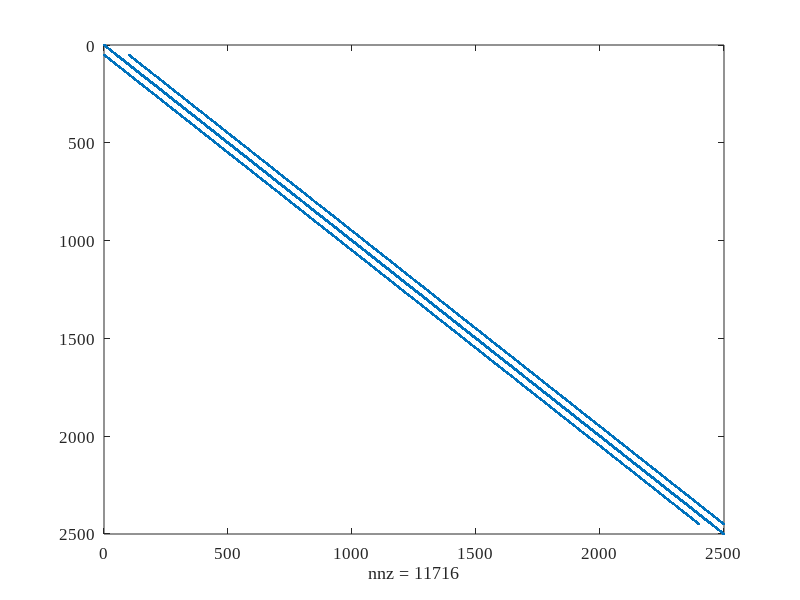
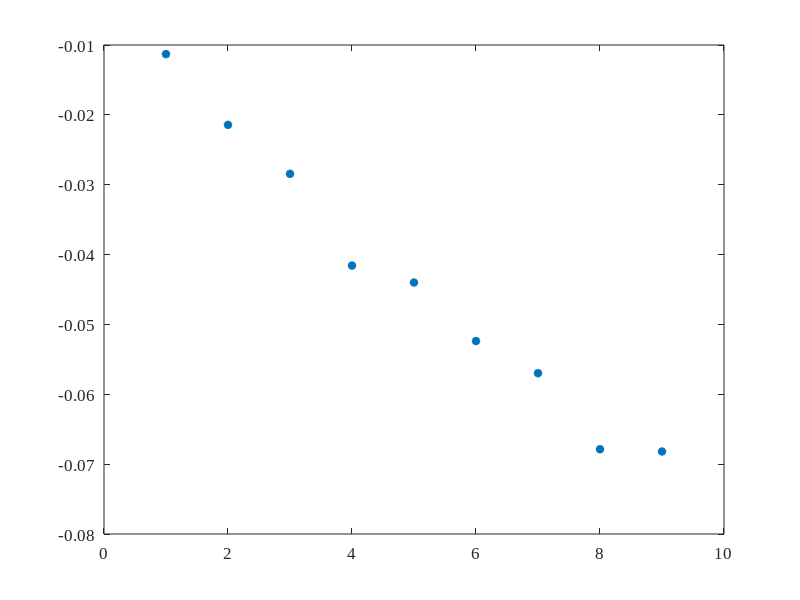
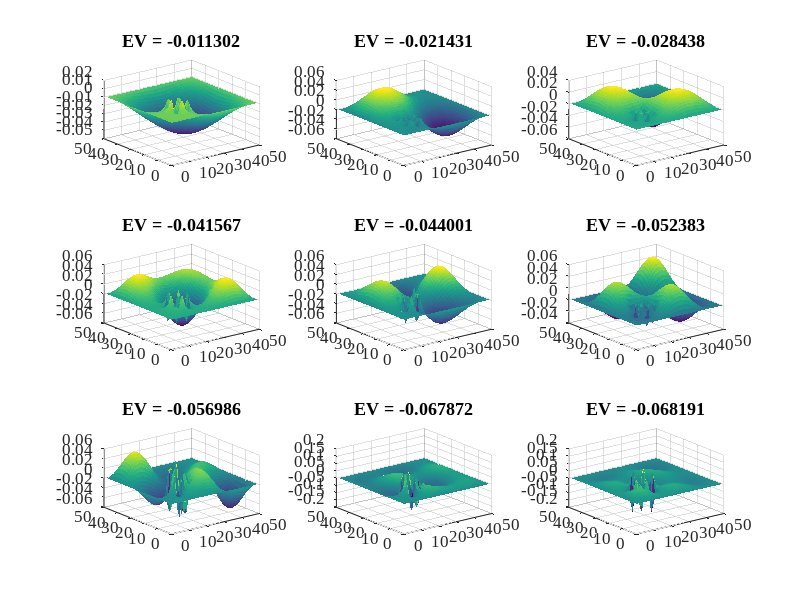

MATLAB code to generate these figures, in order:
%% 
%  
%
%  Author: Ragini Bakshi, Feb 2021
%  Structure and Problem provided by: Professor Smy, 2021

set(0,'DefaultFigureWindowStyle','docked')
set(0, 'defaultaxesfontsize', 12)
set(0, 'defaultaxesfontname', 'Times New Roman')
set(0, 'DefaultLineLineWidth',2);

clear all
close all

nx = 50;
ny = 50;
V = zeros(nx,ny);
G = sparse(nx*ny, nx*ny);

for i = 1:nx
    for j = 1:ny
        m = j + (i - 1)*ny;
        mxm = j + (i - 2)*ny;
        mxp = j + (i)*ny;
        mym = j-1 + (i - 1)*ny;
        myp = j+1 + (i-1)*ny;
                
        if i == 1 || j == 1 || j == ny || i == nx       % sets diagonal 1 and all other values = 0
            G(m,:) = 0;
            G(m,m) = 1;
            
        elseif i > 10 && i < 20 && j > 10 && j < 20     % part ix: changing material has this effect
            G(m,m) = -2;
            G(m,mxm) = 1;
            G(m,mxp) = 1;
            G(m,mym) = 1;
            G(m,myp) = 1;
            
        else
            G(m,m) = -4;
            G(m,mxm) = 1;
            G(m,mxp) = 1;
            G(m,mym) = 1;
            G(m,myp) = 1;
        end
            
    end
end

figure('name', 'Matrix')
spy(G)

nmodes = 9;
[E,D] = eigs(G, nmodes, 'SM');

figure('name','Eigen Values')
plot(diag(D),'*');

np = ceil(sqrt(nmodes));
figure('name','Modes')
for k = 1:nmodes
    M = E(:,k);
    for i = 1:nx
        for j = 1:ny
            n = i + (j-1)*nx;
            V(i,j) = M(n);
        end
        subplot(np,np,k), surf(V, 'linestyle', 'none');
        title(['EV = ' num2str(D(k,k))]);
    end
end

